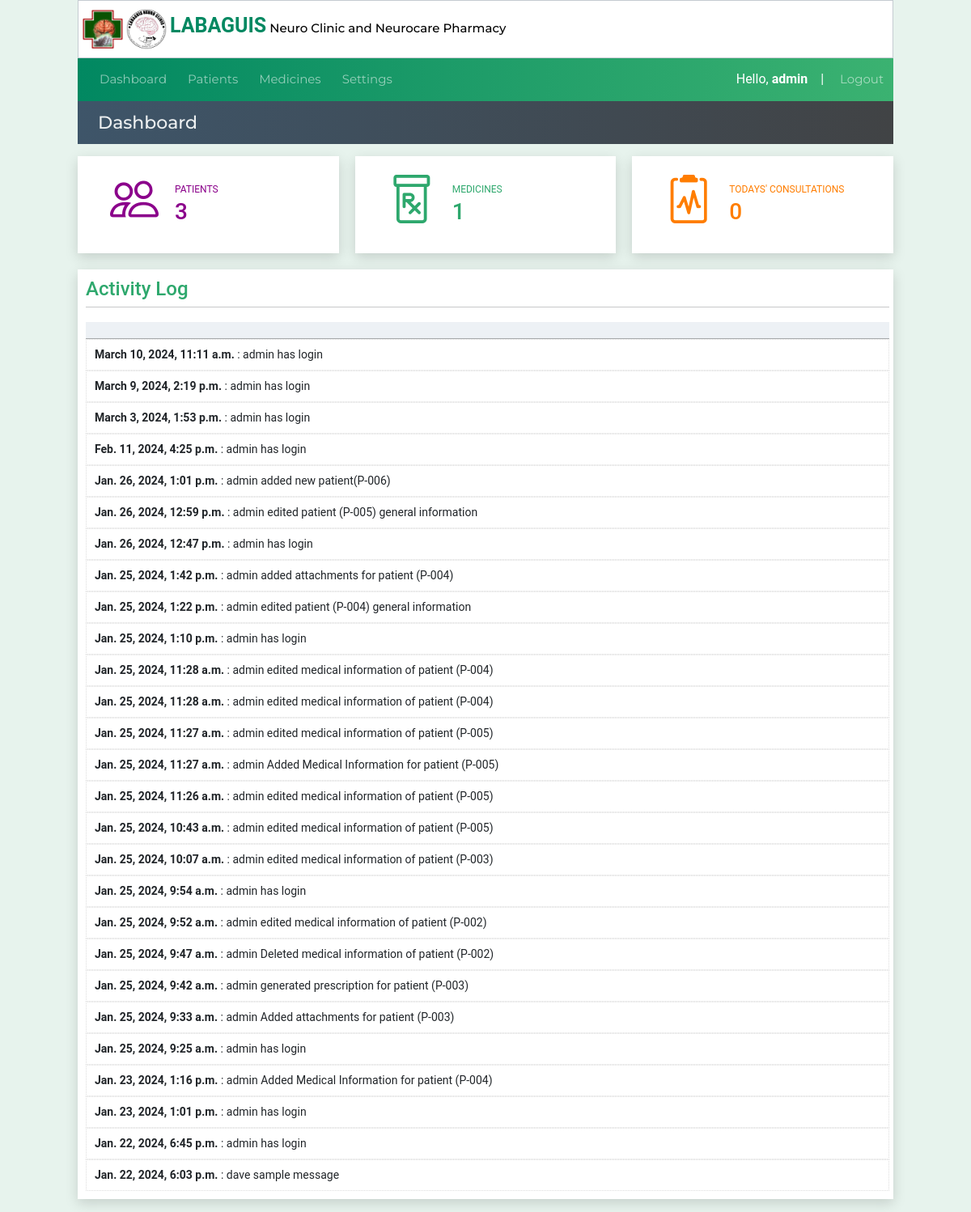
The page /activitylog (signed in) on the database its author committed.
### website/models.py (models this page shows)
class SystemLog(models.Model):
    created_at = models.DateTimeField(auto_now_add=True)
    userLog = models.CharField(max_length=50,null=True, blank=True)
    logMessage = models.CharField(max_length=200,null=True, blank=True)

### website/views.py (the view)
# urls.py: path('activitylog',views.activitylog, name='activitylog'),
def activitylog(request):
    systemlogdata = SystemLog.objects.all().order_by('-id')
    consultationtable = Patienthistory.objects.all()
    patientcount=Patient.objects.all().count()
    medicinecount= Medicinelist.objects.all().count()
    consultationscount= len(Patienthistory.objects.filter(created_at__contains=datetime.now().date()))
    patientsdata =  Patient.objects.all()
    context = {"consultationtable":consultationtable,
               'patientsdata': Patient.objects.all(),
               'patientcount':patientcount,
               'medicinecount':medicinecount,
               'consultationscount':consultationscount,
               'systemlogdata':systemlogdata,
               }
    return render(request, 'activitylog.html',context)

### website/templates/activitylog.html (shortened to what this page needs)
{% extends 'index.html' %}
{% load custom_tags %}
{% block pagetitle %} Dashboard{% endblock pagetitle%}
{% block content%}
<div class="dashboard-row2">
    <div< class="dashboard-patient">
        <h5><i class="bi patienticon bi-people"></i></h5>
        <div class="mt-2">
            <span style="font-size: 12px">PATIENTS</span>
            <h3>{{patientcount}}</h3>
        </div>
    </div<>
    <div< class="dashboard-medicines">
        <h5><i class="bi patienticon bi-prescription"></i></h5>
        <div class="mt-2">
            <span style="font-size: 12px">MEDICINES</span>
            <h3>{{medicinecount}}</h3>
        </div>
    </div<>
    <div< class="dashboard-consultations">
        <h4><i class="bi patienticon bi-clipboard2-pulse"></i></h4>
        <div class="mt-2">
            <span style="font-size: 12px">TODAYS' CONSULTATIONS</span>
            <h3>{{consultationscount}}</h3>
        </div>
    </div<>
</div>
<div class="container4 mb-3">
    <div class="table-box2">
        <div class="adds">
            <h4 style="color:#2ea86d;padding-top:10px;">Activity Log &nbsp&nbsp&nbsp</h4>
        </div>
        <hr><br>
           <table id="consultation-table" class="">
            <thead>
            <th></th>
            </thead>
            {% for syslog in systemlogdata %}
            <tr>
                <td><b>{{syslog.created_at}}</b>   : {{syslog.userLog}} {{syslog.logMessage}}</td>
            </tr>
            {% endfor %}
        </table>
    </div>
</div>
    {%endblock%}

### website/templates/navbar.html (shortened to what this page needs)
<div class="header-main5" style="z-index: 2;">
    <nav class="navbar navbar-dark navbar-expand-md ">
        <div class="container-fluid" >
          <div class="collapse navbar-collapse" id="navbarNav">
            <ul class="navbar-nav">
              <li class="nav-item ">
                <a class="nav-link " aria-current="page" href="{% url "dashboard" %}">Dashboard</a>
              </li>
              <li class="nav-item">
                <a class="nav-link " href="{% url "patienttable" %}">Patients</a>
              </li>
              <li class="nav-item">
                <a class="nav-link" href="{% url "medications" %}">Medicines</a>
              </li>
              <li class="nav-item">
                <a class="nav-link" href="{% url "medicationsettings" %}">Settings</a>
              </li>
            </ul>
          </div>
          Hello,&nbsp <b>{{request.user}}</b> &nbsp &nbsp | &nbsp
        </div>
        <a class="nav-item nav-link navbar-nav" style="margin-right:10px;" href="{% url "logoutuser" %}">Logout</a>
      </nav>
</div>

### website/static/style.css (style rules this page uses)
* { box-sizing:border-box; margin: 0; padding: 0; font-family: 'Roboto', sans-serif; }
body { background-color: #e7f3ed; }
header li,a,strong, button { font-family: 'Montserrat', sans-serif; font-weight: 500; font-size: 13px; color: #edf0f1; text-decoration: none; padding: 0px 0px; margin: 0px 0px; }
.nav-link { font-size: 15px; }
.container4 { height: 100%; margin-top: 0px; width: 100%; background-color: white; box-shadow: 0 5px 15px 0 #00000026; }
.left-menu lu,li { font-size: 5px; text-decoration: none; color: black; padding: 5px; list-style: none; margin: 0; }
.table-box2 { margin: 0; padding: 0 5px 10px 10px; background-color: white; height: auto; width: 100%; font-size: 12px; }
table { width: 100%; }
th { padding: 10px; font-size: 12px; color: black; background-color: #b4c3d33c; }
tr { font-size: 14px; }
td { border: 1px dotted #ddd; width: auto; }
hr { margin: 0; padding: 0; }
.header-main5 { height: 100%; margin: 0px 8%; background-color: #80c3e3; background: rgb(1,136,97); background: linear-gradient(90deg, rgba(1,136,97,1) 0%, rgba(31,157,105,1) 50%, rgba(59,178,113,1) 100%); color: white; }
.navbar { padding: 2px; }
.dashboard-patient { font-family: Verdana; background-color: white; width: 100%; padding: 20px; display: inline-flex; color: darkmagenta; box-shadow: 0 5px 15px 0 #00000026; margin-right: 20px; }
.dashboard-medicines { font-family: Verdana; background-color: white; width: 100%; padding: 20px; display: inline-flex; color: #2ea86d; box-shadow: 0 5px 15px 0 #00000026; }
.dashboard-consultations { font-family: Verdana; background-color: white; width: 100%; padding: 20px; display: inline-flex; color: #ff7d00; box-shadow: 0 5px 15px 0 #00000026; margin-left: 20px; }
.patienticon { font-family:Tahoma; font-size: 60px; margin: 20px; }
.dashboard-row2 { width: 100%; display: inline-flex; margin:10px 0 20px 0; }
#consultation-table { font-size: 12px; }
.adds { display: flex; justify-content: space-between; }
.reg-rows label,span,p,ul,li { font-size: 15px; }

### rows shown on the page
SystemLog: created_at "March 10, 2024, 11:11 a.m.", userLog "admin", logMessage "has login"
SystemLog: created_at "March 9, 2024, 2:19 p.m.", userLog "admin", logMessage "has login"
SystemLog: created_at "March 3, 2024, 1:53 p.m.", userLog "admin", logMessage "has login"
SystemLog: created_at "Feb. 11, 2024, 4:25 p.m.", userLog "admin", logMessage "has login"
SystemLog: created_at "Jan. 26, 2024, 1:01 p.m.", userLog "admin", logMessage "added new patient(P-006)"
SystemLog: created_at "Jan. 26, 2024, 12:59 p.m.", userLog "admin", logMessage "edited patient (P-005) general information"
SystemLog: created_at "Jan. 26, 2024, 12:47 p.m.", userLog "admin", logMessage "has login"
SystemLog: created_at "Jan. 25, 2024, 1:42 p.m.", userLog "admin", logMessage "added attachments for patient (P-004)"
SystemLog: created_at "Jan. 25, 2024, 1:22 p.m.", userLog "admin", logMessage "edited patient (P-004) general information"
SystemLog: created_at "Jan. 25, 2024, 1:10 p.m.", userLog "admin", logMessage "has login"
SystemLog: created_at "Jan. 25, 2024, 11:28 a.m.", userLog "admin", logMessage "edited medical information of patient (P-004)"
SystemLog: created_at "Jan. 25, 2024, 11:28 a.m.", userLog "admin", logMessage "edited medical information of patient (P-004)"
SystemLog: created_at "Jan. 25, 2024, 11:27 a.m.", userLog "admin", logMessage "edited medical information of patient (P-005)"
SystemLog: created_at "Jan. 25, 2024, 11:27 a.m.", userLog "admin", logMessage "Added Medical Information for patient (P-005)"
SystemLog: created_at "Jan. 25, 2024, 11:26 a.m.", userLog "admin", logMessage "edited medical information of patient (P-005)"
SystemLog: created_at "Jan. 25, 2024, 10:43 a.m.", userLog "admin", logMessage "edited medical information of patient (P-005)"
SystemLog: created_at "Jan. 25, 2024, 10:07 a.m.", userLog "admin", logMessage "edited medical information of patient (P-003)"
SystemLog: created_at "Jan. 25, 2024, 9:54 a.m.", userLog "admin", logMessage "has login"
SystemLog: created_at "Jan. 25, 2024, 9:52 a.m.", userLog "admin", logMessage "edited medical information of patient (P-002)"
SystemLog: created_at "Jan. 25, 2024, 9:47 a.m.", userLog "admin", logMessage "Deleted medical information of patient (P-002)"
SystemLog: created_at "Jan. 25, 2024, 9:42 a.m.", userLog "admin", logMessage "generated prescription for patient (P-003)"
SystemLog: created_at "Jan. 25, 2024, 9:33 a.m.", userLog "admin", logMessage "Added attachments for patient (P-003)"
SystemLog: created_at "Jan. 25, 2024, 9:25 a.m.", userLog "admin", logMessage "has login"
SystemLog: created_at "Jan. 23, 2024, 1:16 p.m.", userLog "admin", logMessage "Added Medical Information for patient (P-004)"
SystemLog: created_at "Jan. 23, 2024, 1:01 p.m.", userLog "admin", logMessage "has login"
SystemLog: created_at "Jan. 22, 2024, 6:45 p.m.", userLog "admin", logMessage "has login"
SystemLog: created_at "Jan. 22, 2024, 6:03 p.m.", userLog "dave", logMessage "sample message"

### other values the page prints
{{ request.user }} "admin"
{{ patientcount }} "3"
{{ medicinecount }} "1"
{{ consultationscount }} "0"
